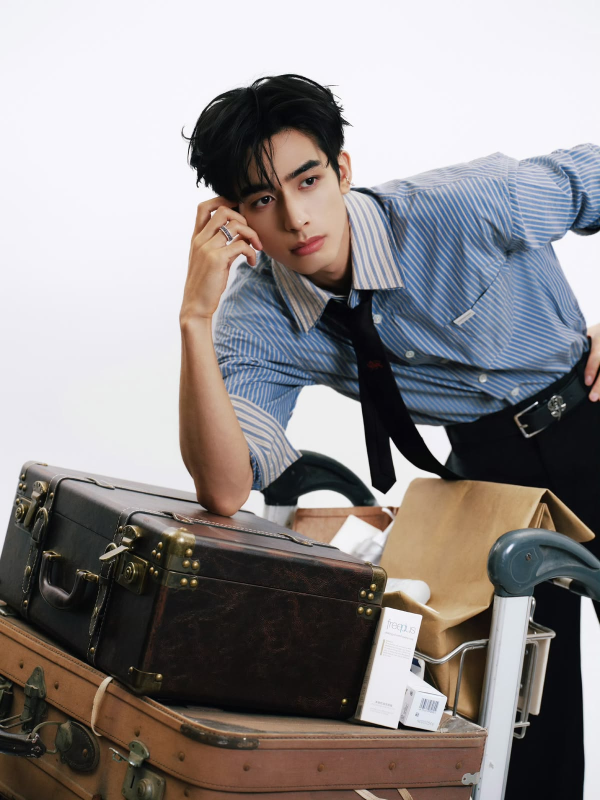
#> input picture du_lieu_mau/anh/nag05/chan_dung/01.jpg, 1200 x 1600 px (shown at 1/2 size)
$ python -i ghep_anh.py   (imports and definitions only)
#> lines starting #> are read from the running program, lines starting #| are printed output that depends on the picture
# delivery/ghep_anh.py - Slider trước/sau: ghép ảnh hậu kỳ mới với ảnh cũ THEO HÌNH ẢNH (không theo tên tệp)
# Chỉ dùng Pillow, không cần Django, không cần thư viện thêm. Có thể chạy thử độc lập.
#
# Ý tưởng:
#   1. Mỗi ảnh -> "dấu vân tay": ảnh xám 16x16 đã cân bằng sáng + tỉ lệ khung hình.
#   2. Khoảng cách giữa 2 ảnh = trộn của (1 - tương quan chuẩn hóa) và khoảng cách dHash.
#      Cả hai chịu được việc chỉnh sáng, tương phản, màu, làm mịn da, watermark.
#   3. Loại trước các cặp lệch tỉ lệ khung quá nhiều (khả năng cao là bị crop).
#   4. Ghép TOÀN CỤC: sắp mọi cặp theo khoảng cách tăng dần, chọn tham lam, mỗi ảnh chỉ ghép một lần.
#      Chỉ nhận cặp khi đủ gần (ngưỡng) VÀ cách xa ứng viên tốt thứ hai (độ chênh).
#   5. Cặp không đạt -> trả về trong danh sách "chưa ghép" để Nhiếp ảnh gia chọn tay.
#
# HAI GIỚI HẠN CẦN BIẾT (đưa vào báo cáo):
#   - Ảnh hậu kỳ bị cắt làm đổi tỉ lệ khung hình quá 5% (ví dụ cắt sang 4:5) thì bị loại ở bước 3,
#     nên toàn bộ các ảnh đó chuyển sang cho Nhiếp ảnh gia chọn tay (không ghép nhầm).
#   - Ảnh quá giống nhau (chụp liên tiếp cùng một cảnh) khó phân biệt, không đạt điều kiện "hơn hẳn ứng viên thứ hai"
#     ở bước 4, nên có thể phải chọn tay (hệ thống thà không ghép còn hơn ghép sai).
from PIL import Image, ImageOps

KICH_THUOC = 16                      # ảnh xám thu nhỏ KICH_THUOC x KICH_THUOC để so sánh tương quan
KICH_THUOC_HASH = 9                  # dHash dùng lưới 9x8 (so pixel kề nhau theo hàng) -> 64 bit
LECH_TI_LE_TOI_DA = 0.05             # lệch tỉ lệ khung hình quá 5% -> loại luôn (bị crop / xoay)
NGUONG_KHOANG_CACH = 0.30            # khoảng cách tối đa để nhận một cặp (0 = giống hệt, 1 = khác hẳn)
NGUONG_LOAI_TRU = 0.50              # ngưỡng nới rộng cho cặp cuối cùng còn lại (ghép bằng phép loại trừ)
DO_CHENH_TOI_THIEU = 0.04            # cặp tốt nhất phải tốt hơn ứng viên thứ hai ít nhất chừng này (khi có >= 2 ứng viên)
TRONG_SO_TUONG_QUAN = 0.6            # khoảng cách = 0.6 * (1 - tương quan) / 2 + 0.4 * (dHash / 64)


class DauVanTay:                     # thông tin rút gọn của một ảnh, đủ để so sánh mà không phải mở lại ảnh
    __slots__ = ('ti_le', 'diem', 'bit')

    def __init__(self, ti_le, diem, bit):
        self.ti_le = ti_le           # rộng / cao sau khi xoay theo EXIF
        self.diem = diem             # danh sách KICH_THUOC^2 giá trị xám (0-255) sau autocontrast
        self.bit = bit               # dHash: số nguyên 64 bit


def _dua_ve_xam(hinh):               # xoay theo EXIF, bỏ kênh trong suốt, đổi sang xám
    hinh = ImageOps.exif_transpose(hinh)
    if hinh.mode in ('RGBA', 'LA', 'P'):                       # ảnh trong suốt -> nền xám trung tính để không lệch hash
        hinh = hinh.convert('RGBA')
        nen = Image.new('RGBA', hinh.size, (128, 128, 128, 255))
        nen.alpha_composite(hinh)
        hinh = nen
    return hinh.convert('L')


def _tinh_dhash(xam):                # so pixel kề nhau theo hàng trên ảnh 9x8 -> 64 bit
    nho = xam.resize((KICH_THUOC_HASH, KICH_THUOC_HASH - 1), Image.LANCZOS)
    px = list(nho.getdata())
    rong = KICH_THUOC_HASH
    bit = 0
    for hang in range(KICH_THUOC_HASH - 1):
        for cot in range(rong - 1):
            bit = (bit << 1) | (1 if px[hang * rong + cot] > px[hang * rong + cot + 1] else 0)
    return bit


def tao_dau_van_tay(tep):            # tep: đường dẫn hoặc file-like; trả về DauVanTay
    with Image.open(tep) as goc:
#> goc is the input picture: PIL image 1200x1600 RGB; mean R, G, B 143.6, 138.7, 138.8
        goc.draft('L', (256, 256))                             # JPEG: giải mã nhanh ở kích thước nhỏ (bỏ qua nếu không hỗ trợ)
        xam = _dua_ve_xam(goc)
#> in _dua_ve_xam, `return hinh.convert('L')`:
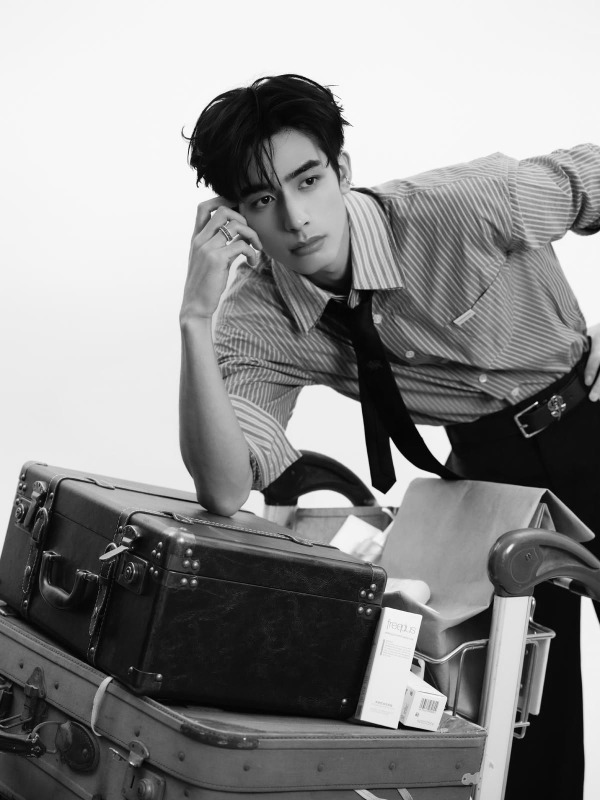
#> returned value: PIL image 1200x1600 L (shown at 1/2 size); min 0, max 255, mean 140.2
        rong, cao = xam.size
#> rong = 1200; cao = 1600
        ti_le = rong / cao if cao else 1.0
#> ti_le = 0.75
        xam.thumbnail((256, 256))                              # thu nhỏ bớt trước cho nhanh
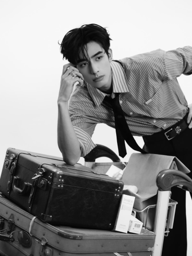
#> xam: PIL image 192x256 L; min 0, max 255, mean 140.1
        xam = ImageOps.autocontrast(xam, cutoff=1)             # kéo giãn sáng tối -> triệt tiêu chênh lệch độ sáng, tương phản
        diem = list(xam.resize((KICH_THUOC, KICH_THUOC), Image.LANCZOS).getdata())
#> diem = 256 values, max 255 at index 6, min 0 at index 38, mean 139.8
        bit = _tinh_dhash(xam)
#> in _tinh_dhash, `px = list(nho.getdata())`: px = 72 values, max 255 at index 6, min 0 at index 58, mean 139.6
#> after the loop in _tinh_dhash, `for hang in range(KICH_THUOC_HASH - 1):`: bit = 3486758597132800771
#> bit = 3486758597132800771
    return DauVanTay(ti_le, diem, bit)


# [85 lines left out: functions _tuong_quan, khoang_cach, ghep, ghep_co_tay, not called in this run]

>>> result = tao_dau_van_tay('../du_lieu_mau/anh/nag05/chan_dung/01.jpg')

$ run again, on du_lieu_mau/anh/nag05/chan_dung/02.jpg
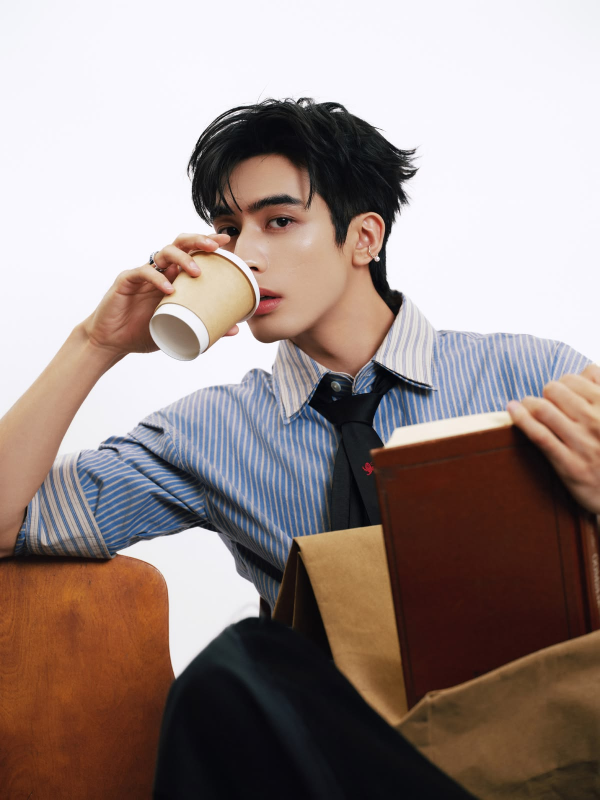
#> input picture du_lieu_mau/anh/nag05/chan_dung/02.jpg, 1200 x 1600 px (shown at 1/2 size)
#> in tao_dau_van_tay, goc is the input picture: PIL image 1200x1600 RGB; mean R, G, B 154.4, 139.4, 135.4
#> in _dua_ve_xam, `return hinh.convert('L')`:
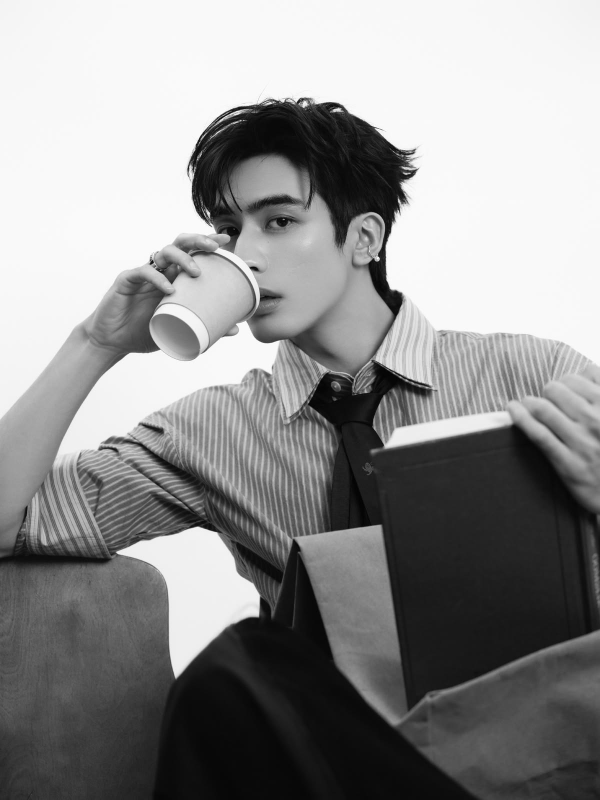
#> returned value: PIL image 1200x1600 L (shown at 1/2 size); min 0, max 255, mean 143.4
#> in tao_dau_van_tay, `xam.thumbnail((256, 256))`:
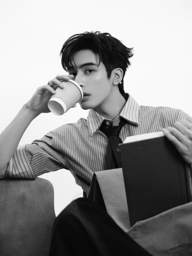
#> xam: PIL image 192x256 L; min 1, max 255, mean 143.4
#> diem = 256 values, max 255 at index 7, min 0 at index 57, mean 141.3
#> px = 72 values, max 255 at index 2, min 0 at index 66, mean 141.3
#> after the loop in _tinh_dhash, `for hang in range(KICH_THUOC_HASH - 1):`: bit = 3706999709885576417

$ run again, on du_lieu_mau/anh/nag05/chan_dung/03.jpg
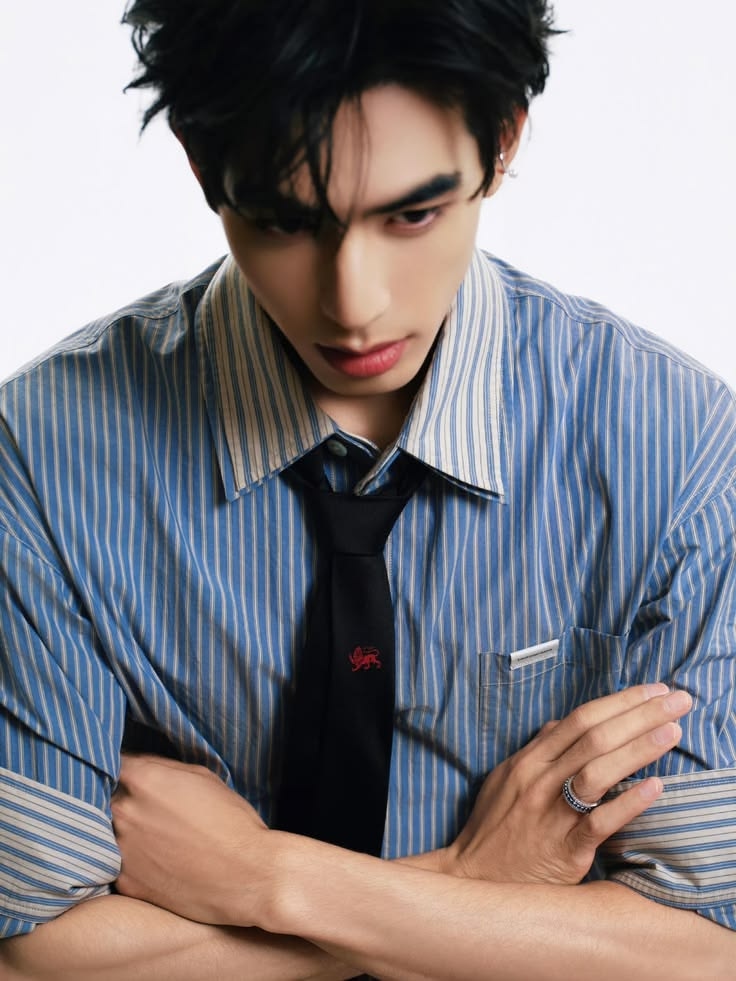
#> input picture du_lieu_mau/anh/nag05/chan_dung/03.jpg, 736 x 981 px
#> in tao_dau_van_tay, goc is the input picture: PIL image 736x981 RGB; mean R, G, B 131.4, 128, 133.2
#> in _dua_ve_xam, `return hinh.convert('L')`:
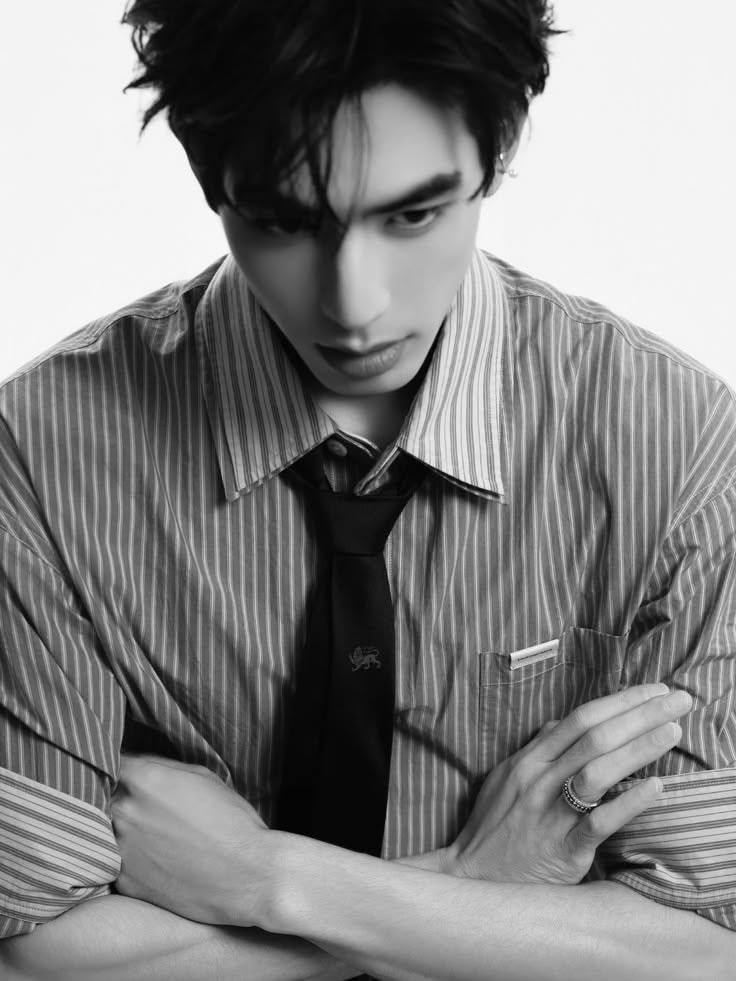
#> returned value: PIL image 736x981 L; min 0, max 255, mean 129.6
#> in tao_dau_van_tay, `xam.thumbnail((256, 256))`:
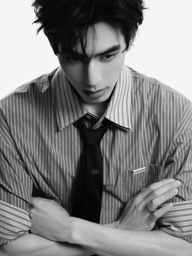
#> xam: PIL image 192x256 L; min 0, max 252, mean 129.6
#> diem = 256 values, max 255 at index 1, min 0 at index 8, mean 131
#> px = 72 values, max 255 at index 10, min 0 at index 2, mean 130.6
#> after the loop in _tinh_dhash, `for hang in range(KICH_THUOC_HASH - 1):`: bit = 14511131082989285474

$ run again, on du_lieu_mau/anh/nag05/chan_dung/04.jpg
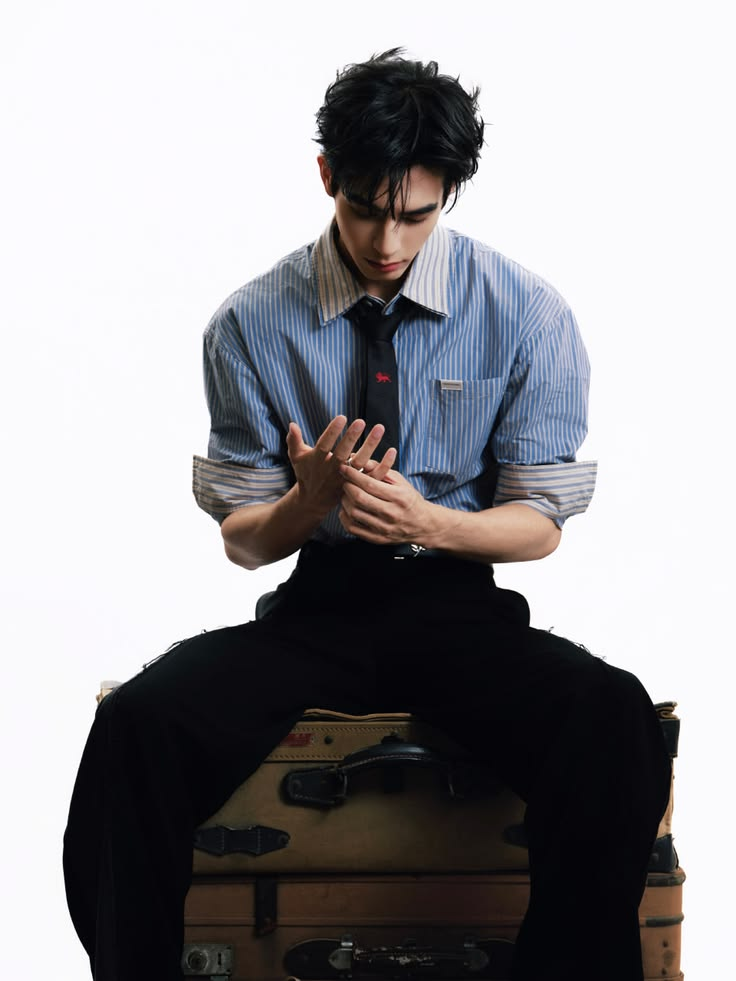
#> input picture du_lieu_mau/anh/nag05/chan_dung/04.jpg, 736 x 981 px
#> in tao_dau_van_tay, goc is the input picture: PIL image 736x981 RGB; mean R, G, B 150.8, 149.6, 152.6
#> in _dua_ve_xam, `return hinh.convert('L')`:
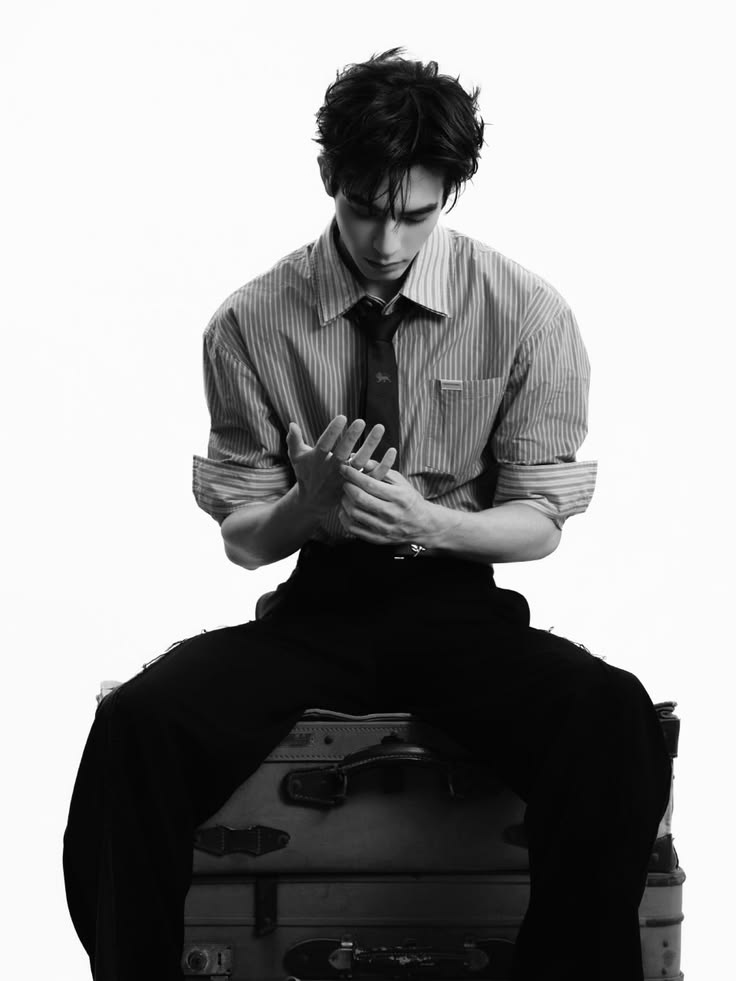
#> returned value: PIL image 736x981 L; min 0, max 255, mean 150.2
#> diem = 256 values, max 255 at index 1, min 0 at index 151, mean 149.2
#> px = 72 values, max 255 at index 0, min 0 at index 50, mean 147.9
#> after the loop in _tinh_dhash, `for hang in range(KICH_THUOC_HASH - 1):`: bit = 17488163862547569820
